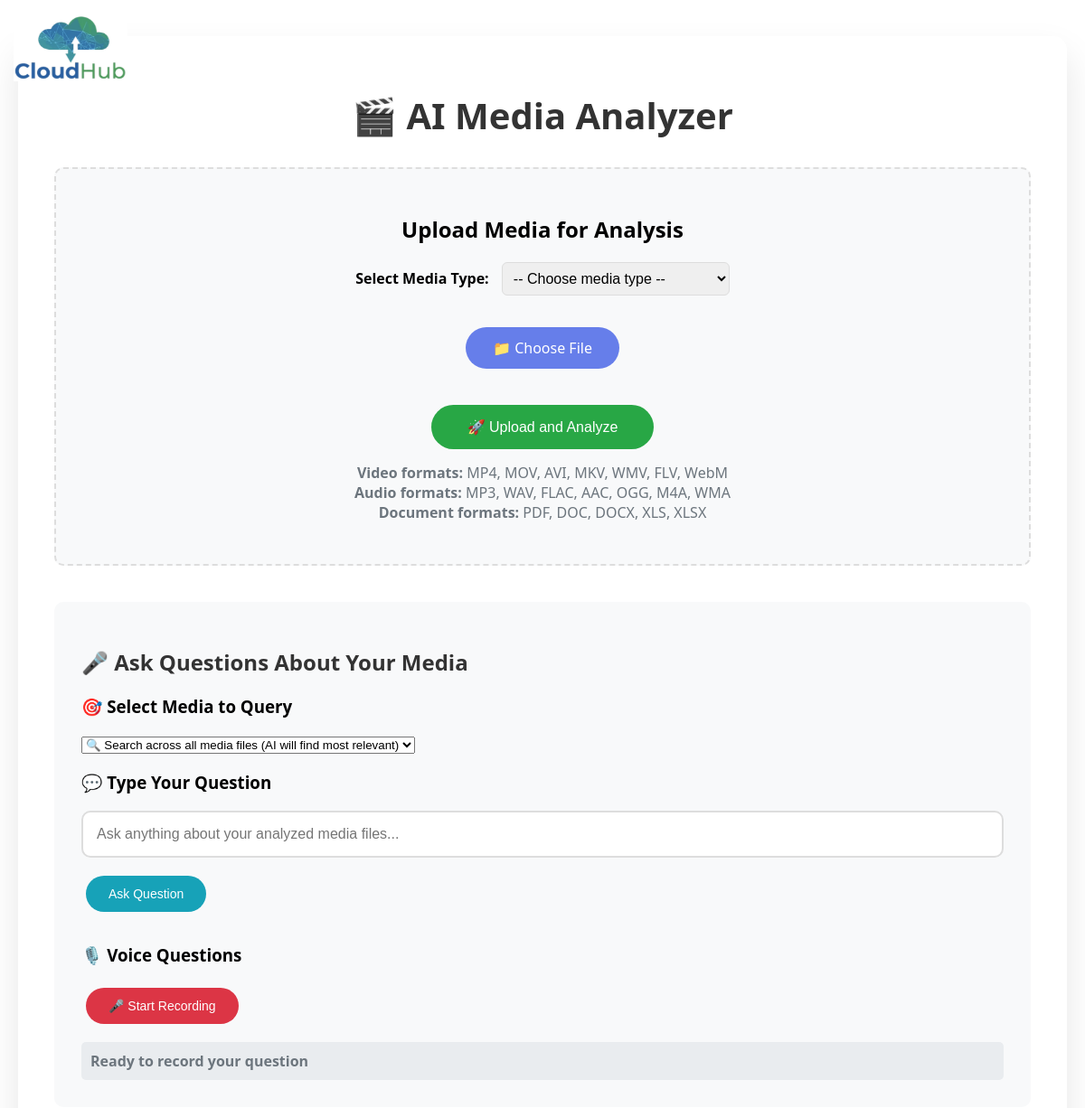
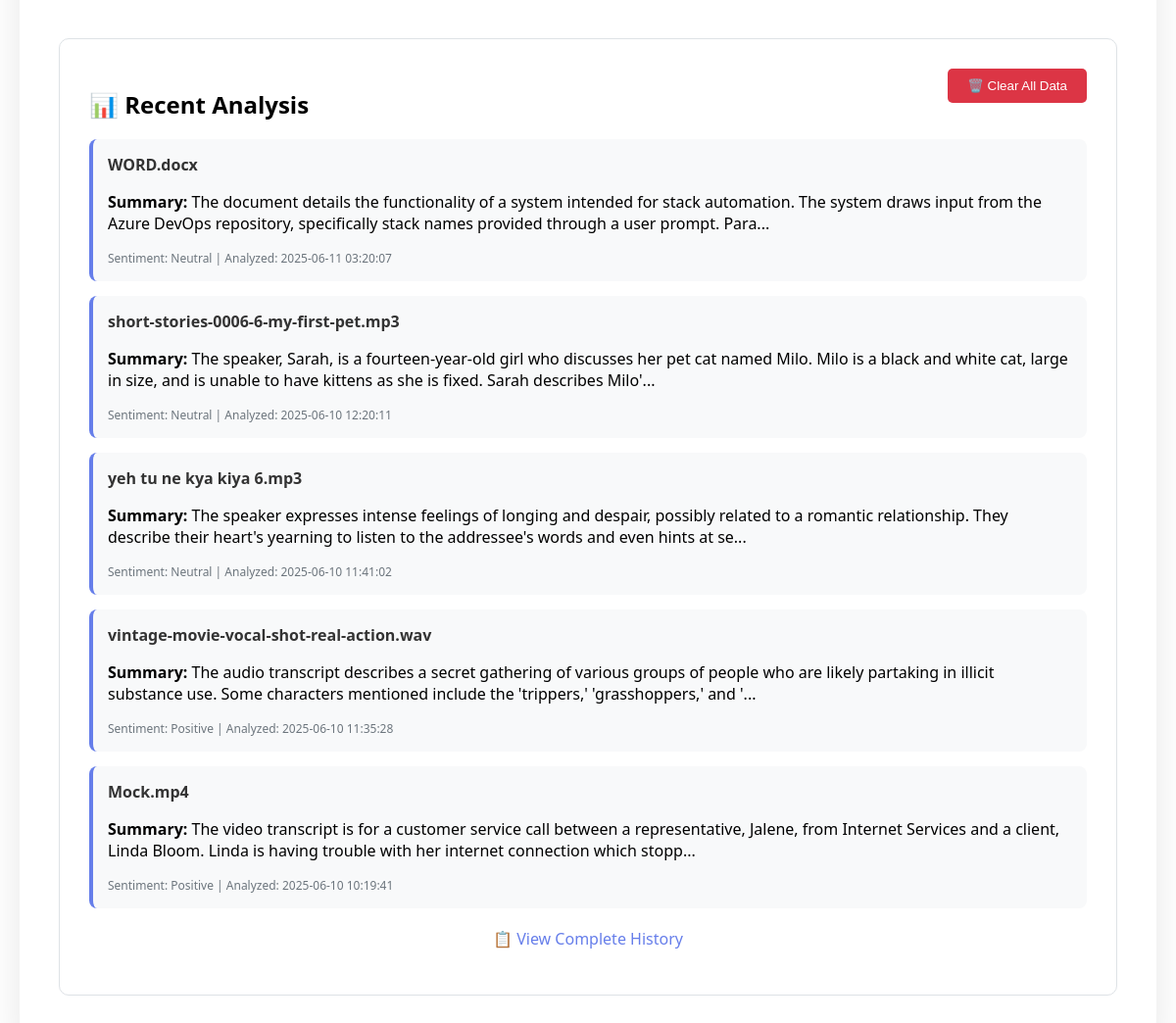
The page / on the database its author committed (2 pictures, top to bottom).
### tables this page shows
CREATE TABLE video_analysis (
            id INTEGER PRIMARY KEY AUTOINCREMENT,
            filename TEXT NOT NULL,
            transcript TEXT NOT NULL,
            summary TEXT NOT NULL,
            sentiment_polarity REAL,
            sentiment_subjectivity REAL,
            sentiment_label TEXT,
            emotion_analysis TEXT,
            keywords TEXT,
            combined_text TEXT,
            embedding BLOB,
            created_at TIMESTAMP DEFAULT CURRENT_TIMESTAMP
        );

### app.py (the view, shortened to what this page needs)
@app.route("/", methods=["GET", "POST"])
def home():
    recent_analysis = get_all_analysis_data()
    return render_template("index.html", recent_analysis=recent_analysis[:5])

### app.py (called while the page is built)
def get_all_analysis_data():
    conn = sqlite3.connect('video_analysis.db')
    cursor = conn.cursor()
    cursor.execute('''
        SELECT id, filename, transcript, summary, sentiment_polarity,
               sentiment_subjectivity, sentiment_label, emotion_analysis,
               keywords, created_at
        FROM video_analysis
        ORDER BY created_at DESC
    ''')
    columns = [description[0] for description in cursor.description]
    rows = cursor.fetchall()
    result = []
    for row in rows:
        result.append(dict(zip(columns, row)))
    conn.close()
    return result

### templates/index.html (shortened to what this page needs)
<!DOCTYPE html>
<html lang="en">
<head>
</head>
<body>
    <img src="{{ url_for('static', filename='logo.png') }}" alt="logo" class="fixed-logo">
    <div class="container">
        <h1>🎬 AI Media Analyzer</h1>
        <div class="upload-section">
            <h2>Upload Media for Analysis</h2>
            <form method="post" enctype="multipart/form-data" id="uploadForm">
                <label for="mediaType" style="font-weight: bold; margin-right: 10px;">Select Media Type:</label>
                <select name="media_type" id="mediaType" required style="padding: 8px; font-size: 16px; border-radius: 6px; border: 1px solid #ddd; margin-bottom: 15px;">
                    <option value="" disabled selected>-- Choose media type --</option>
                </select>
                <br>
                <div class="file-input-wrapper">
                    <label for="mediaFile" class="file-input-button">
                        📁 Choose File
                    </label>
                </div>
                <br>
                <button type="submit" class="submit-btn">🚀 Upload and Analyze</button>
            </form>
            <p style="color: #6c757d; margin-top: 15px;">
                <strong>Video formats:</strong> MP4, MOV, AVI, MKV, WMV, FLV, WebM<br>
                <strong>Audio formats:</strong> MP3, WAV, FLAC, AAC, OGG, M4A, WMA<br>
                <strong>Document formats:</strong> PDF, DOC, DOCX, XLS, XLSX
            </p>
        </div>
        <div class="qa-section">
            <h2>🎤 Ask Questions About Your Media</h2>
            <div class="media-filter">
                <h3>🎯 Select Media to Query</h3>
                <select id="mediaSelect" class="media-select">
                    <option value="all">🔍 Search across all media files (AI will find most relevant)</option>
                </select>
            </div>
            <div style="margin-bottom: 30px;">
                <h3>💬 Type Your Question</h3>
                <input type="text" id="textQuestion" class="question-input"
                       placeholder="Ask anything about your analyzed media files...">
                <button onclick="askTextQuestion()" class="ask-btn">Ask Question</button>
            </div>
            <div>
                <h3>🎙️ Voice Questions</h3>
                <button onclick="startRecording()" class="record-btn" id="recordBtn">
                    🎤 Start Recording
                </button>
                <div id="status" class="status idle">Ready to record your question</div>
            </div>
        </div>
        {% if recent_analysis %}
        <div class="history-section">
            <button onclick="clearAllData()" class="clear-btn">🗑️ Clear All Data</button>
            <h2>📊 Recent Analysis</h2>
            {% for item in recent_analysis %}
            <div class="history-item">
                <h4>{{ item.filename }}</h4>
                <p><strong>Summary:</strong> {{ item.summary[:200] }}...</p>
                <div class="history-meta">
                    Sentiment: {{ item.sentiment_label }} |
                    Analyzed: {{ item.created_at }}
                </div>
            </div>
            {% endfor %}
            <p style="text-align: center; margin-top: 20px;">
                <a href="/analysis-history" style="color: #667eea; text-decoration: none;">
                    📋 View Complete History
                </a>
            </p>
        </div>
        {% endif %}
    </div>
</body>

### templates/index.html (style rules this page uses)
body { font-family: 'Segoe UI', Tahoma, Geneva, Verdana, sans-serif; margin: 0; padding: 20px; background: linear-gradient(135deg, #ffffff 0%, #ffffff 100%); min-height: 100vh; position: relative; }
.fixed-logo { position: fixed; top: 15px; left: 15px; z-index: 1000; height: 75px; width: auto; }
.container { max-width: 1200px; margin: 0 auto; background: white; border-radius: 15px; padding: 40px; box-shadow: 0 20px 40px rgba(0,0,0,0.1); margin-top: 20px; }
h1 { text-align: center; color: #333; margin-bottom: 30px; font-size: 2.5em; margin-top: 20px; }
.upload-section { background: #f8f9fa; border-radius: 10px; padding: 30px; margin-bottom: 30px; border: 2px dashed #ddd; text-align: center; }
.file-input-wrapper { position: relative; display: inline-block; cursor: pointer; margin: 20px 0; }
.file-input-button { display: inline-block; padding: 12px 30px; background: #667eea; color: white; border-radius: 25px; border: none; cursor: pointer; font-size: 16px; transition: background 0.3s; }
.submit-btn { background: #28a745; color: white; border: none; padding: 15px 40px; border-radius: 25px; font-size: 16px; cursor: pointer; margin-top: 20px; transition: background 0.3s; }
.qa-section { margin-top: 40px; padding: 30px; background: #f8f9fa; border-radius: 10px; }
.qa-section h2 { color: #333; margin-bottom: 20px; }
.question-input { width: 100%; padding: 15px; border: 2px solid #ddd; border-radius: 10px; font-size: 16px; margin-bottom: 15px; box-sizing: border-box; }
.ask-btn, .record-btn { padding: 12px 25px; border: none; border-radius: 25px; font-size: 14px; cursor: pointer; margin: 5px; transition: all 0.3s; }
.ask-btn { background: #17a2b8; color: white; }
.record-btn { background: #dc3545; color: white; }
.status { margin-top: 15px; padding: 10px; border-radius: 5px; font-weight: bold; }
.status.idle { background: #e9ecef; color: #6c757d; }
.history-section { margin-top: 40px; padding: 30px; background: #fff; border-radius: 10px; border: 1px solid #dee2e6; }
.history-item { padding: 15px; margin-bottom: 15px; background: #f8f9fa; border-radius: 8px; border-left: 4px solid #667eea; }
.history-item h4 { margin: 0 0 10px 0; color: #333; }
.history-meta { font-size: 12px; color: #6c757d; }
.clear-btn { background: #dc3545; color: white; border: none; padding: 10px 20px; border-radius: 5px; cursor: pointer; float: right; margin-bottom: 15px; }

### rows shown on the page
video_analysis: filename "WORD.docx", summary "The document details the functionality of a system intended for stack automation. The system draws input from the Azure DevOps repository, specifically stack names provided through a user prompt. Para", sentiment_label "Neutral", created_at "2025-06-11 03:20:07"
video_analysis: filename "short-stories-0006-6-my-first-pet.mp3", summary "The speaker, Sarah, is a fourteen-year-old girl who discusses her pet cat named Milo. Milo is a black and white cat, large in size, and is unable to have kittens as she is fixed. Sarah describes Milo'", sentiment_label "Neutral", created_at "2025-06-10 12:20:11"
video_analysis: filename "yeh tu ne kya kiya 6.mp3", summary "The speaker expresses intense feelings of longing and despair, possibly related to a romantic relationship. They describe their heart's yearning to listen to the addressee's words and even hints at se", sentiment_label "Neutral", created_at "2025-06-10 11:41:02"
video_analysis: filename "vintage-movie-vocal-shot-real-action.wav", summary "The audio transcript describes a secret gathering of various groups of people who are likely partaking in illicit substance use. Some characters mentioned include the 'trippers,' 'grasshoppers,' and '", sentiment_label "Positive", created_at "2025-06-10 11:35:28"
video_analysis: filename "Mock.mp4", summary "The video transcript is for a customer service call between a representative, Jalene, from Internet Services and a client, Linda Bloom. Linda is having trouble with her internet connection which stopp", sentiment_label "Positive", created_at "2025-06-10 10:19:41"
